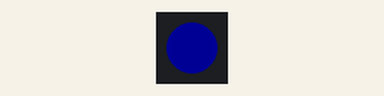
Bench run of a sketch on a simulated ESP32-S3. On the bench: 1 RGB LEDs in strip order, left to right. Dim RGB values are drawn brighter than linear; a WiFi scan finds three made-up networks; what the sketch prints to the serial monitor is not drawn.

Above: at 0.06 s.
At 1.1 s:
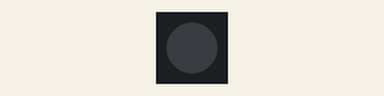
Timing chart, 0 to 4.9 s (numbered marks = the images above):
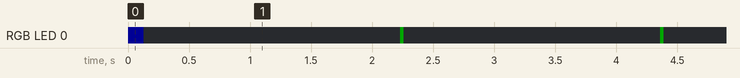

The sketch:

right_scanner.ino
```cpp
#include <Arduino.h>
#include <WiFi.h>
#include <Adafruit_NeoPixel.h>

/* ================= USER CONFIG ====================== */

#define NODE_NAME   "RIGHT"        // "LEFT" or "RIGHT"
#define SERIAL_BAUD 115200
#define SCAN_DELAY  100           // ms between full sweeps
#define INCLUDE_HIDDEN false

// ESP32-S3 Dev Module
#define LED_PIN     48
#define LED_COUNT   1

/* =================================================== */

// ---------- RGB LED ----------
Adafruit_NeoPixel led(LED_COUNT, LED_PIN, NEO_GRB + NEO_KHZ800);

// ---------- RING BUFFER ----------
struct ScanRec {
  uint64_t esp_us;        // monotonic µs (esp_timer)
  uint32_t sweep_id;
  uint32_t sample_id;
  uint8_t  ch;
  int8_t   rssi;
  char     bssid[18];
  char     ssid[33];
};

#define RING_SIZE 256
static ScanRec ring[RING_SIZE];
static volatile uint16_t head = 0, tail = 0;

static uint32_t sweep_counter  = 0;
static uint32_t sample_counter = 0;

// WATCHDOG: advances ONLY when Wi-Fi packets are captured
static uint32_t wd_seq = 0;

bool ringFull()  { return ((head + 1U) % RING_SIZE) == tail; }
bool ringEmpty() { return head == tail; }

void ringPush(const ScanRec &r) {
  if (!ringFull()) {
    ring[head] = r;
    head = (head + 1U) % RING_SIZE;
  }
}

bool ringPop(ScanRec &r) {
  if (ringEmpty()) return false;
  r = ring[tail];
  tail = (tail + 1U) % RING_SIZE;
  return true;
}

// ---------- LED HELPERS ----------
inline void ledSet(uint8_t r, uint8_t g, uint8_t b) {
  led.setPixelColor(0, led.Color(r, g, b));
  led.show();
}

void ledPulseGreen() {
  ledSet(0, 40, 0);
  delay(30);
  ledSet(0, 0, 0);
}

/* ==================================================== */
/* TASK: Wi-Fi sweep scanning (Core 0)                  */
/* ==================================================== */
void wifiTask(void *pv) {

  WiFi.mode(WIFI_STA);
  WiFi.disconnect(true, true);
  delay(100);

  for (;;) {

    sweep_counter++;
    sample_counter = 0;

    ledPulseGreen();

    int n = WiFi.scanNetworks(false, INCLUDE_HIDDEN);
    uint64_t sweep_ts_us = esp_timer_get_time();

    if (n < 0) {
      ledSet(255, 0, 0);
      Serial.printf(
        "{\"node\":\"%s\",\"error\":\"scan_failed\",\"esp_us\":%llu}\n",
        NODE_NAME, sweep_ts_us
      );
      vTaskDelay(pdMS_TO_TICKS(1000));
      continue;
    }

    ledSet(0, 0, 40);

    for (int i = 0; i < n; i++) {

      if (!INCLUDE_HIDDEN && WiFi.SSID(i).isEmpty())
        continue;

      ScanRec rec;
      rec.esp_us    = esp_timer_get_time();
      rec.sweep_id  = sweep_counter;
      rec.sample_id = ++sample_counter;
      rec.ch        = WiFi.channel(i);
      rec.rssi      = WiFi.RSSI(i);

      strncpy(rec.ssid, WiFi.SSID(i).c_str(), 32);
      rec.ssid[32] = '\0';

      snprintf(rec.bssid, sizeof(rec.bssid),
               "%s", WiFi.BSSIDstr(i).c_str());

      ringPush(rec);

      // WATCHDOG ADVANCES ONLY ON REAL CAPTURE
      wd_seq++;
    }

    WiFi.scanDelete();
    ledSet(0, 0, 0);

    vTaskDelay(pdMS_TO_TICKS(SCAN_DELAY));
  }
}

/* ==================================================== */
/* TASK: Serial output (Core 1)                         */
/* ==================================================== */
void serialTask(void *pv) {

  Serial.printf(
    "{\"node\":\"%s\",\"status\":\"ready\"}\n",
    NODE_NAME
  );

  for (;;) {
    ScanRec rec;
    if (ringPop(rec)) {
      Serial.printf(
        "{"
        "\"node\":\"%s\","
        "\"esp_us\":%llu,"
        "\"sweep\":%lu,"
        "\"sample\":%lu,"
        "\"wd_seq\":%lu,"
        "\"ch\":%d,"
        "\"rssi\":%d,"
        "\"bssid\":\"%s\","
        "\"ssid\":\"%s\""
        "}\n",
        NODE_NAME,
        rec.esp_us,
        rec.sweep_id,
        rec.sample_id,
        wd_seq,
        rec.ch,
        rec.rssi,
        rec.bssid,
        rec.ssid
      );
    } else {
      vTaskDelay(pdMS_TO_TICKS(5));
    }
  }
}

/* ==================================================== */
void setup() {

  Serial.begin(SERIAL_BAUD);
  while (!Serial) {}

  led.begin();
  led.clear();
  led.show();
  ledSet(0, 0, 20);

  xTaskCreatePinnedToCore(
    wifiTask, "wifiTask",
    12288, NULL, 2, NULL, 0
  );

  xTaskCreatePinnedToCore(
    serialTask, "serialTask",
    8192, NULL, 1, NULL, 1
  );
}

void loop() {
  vTaskDelay(pdMS_TO_TICKS(100));
}
```

Measured:
- by itself, RGB LED 0: repeats every 2.1 s: off 2.1 s, RGB(0, 40, 0) 0.03 s
